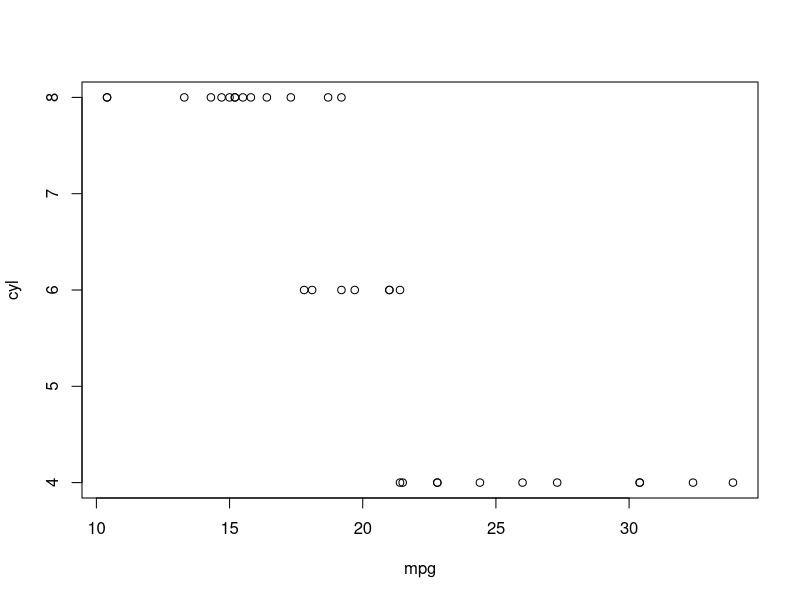
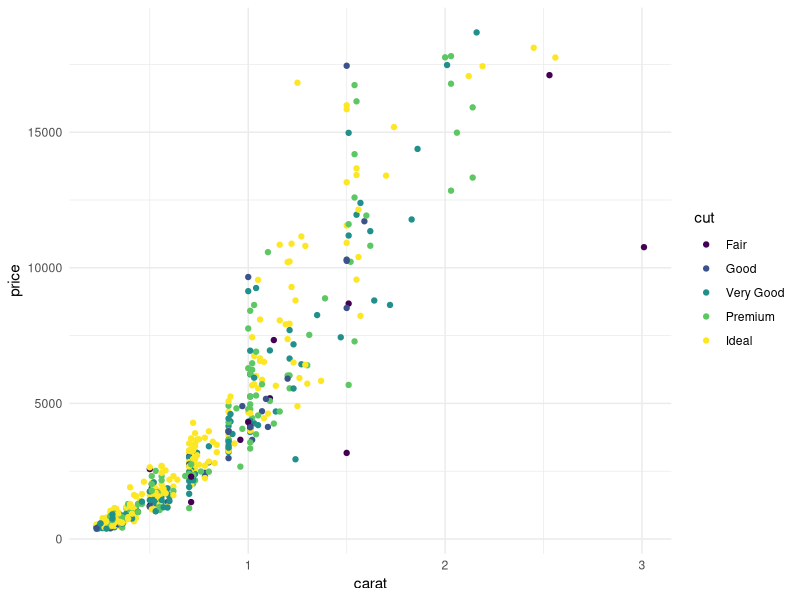

The R source for these figures, in order:
## ---- chunk 1
knitr::opts_chunk$set(
  warning = FALSE,
  message = FALSE,
  comment = "#>",
  collapse = TRUE,
  fig.align = "center"
)
## ---- chunk 2
print("hello world")
## ---- chunk 3
knitr::kable(head(iris))
## ---- chunk 4
plot(mtcars[1:2])
## ---- chunk 5
library(dplyr)
library(ggplot2)

diamonds %>% 
  slice_sample(n = 500) %>%
  ggplot() + 
  geom_point(aes(carat, price, color = cut)) + 
  theme_minimal()
## ---- chunk 6
knitr::kable(head(iris), caption = "my table")
